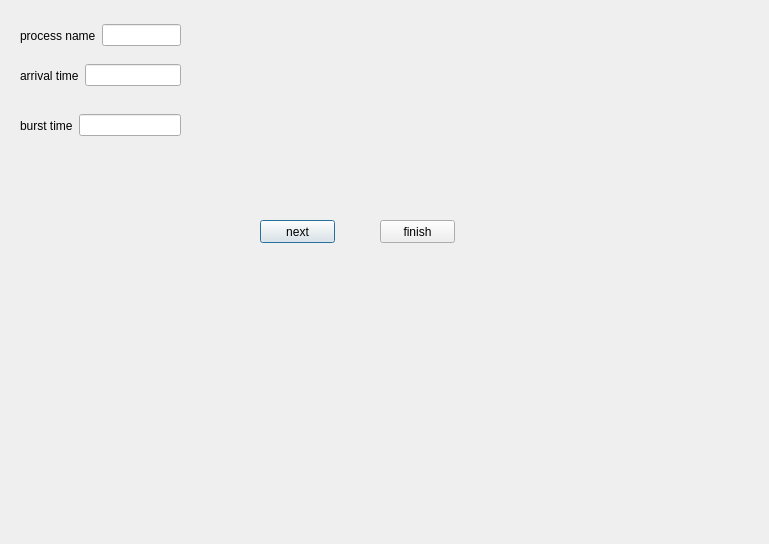
<?xml version="1.0" encoding="UTF-8"?>
<ui version="4.0">
 <class>preemptive</class>
 <widget class="QDialog" name="preemptive">
  <property name="geometry">
   <rect>
    <x>0</x>
    <y>0</y>
    <width>769</width>
    <height>544</height>
   </rect>
  </property>
  <property name="windowTitle">
   <string>Dialog</string>
  </property>
  <widget class="QWidget" name="layoutWidget">
   <property name="geometry">
    <rect>
     <x>20</x>
     <y>20</y>
     <width>161</width>
     <height>31</height>
    </rect>
   </property>
   <layout class="QHBoxLayout" name="horizontalLayout">
    <item>
     <widget class="QLabel" name="label">
      <property name="text">
       <string>process name</string>
      </property>
     </widget>
    </item>
    <item>
     <widget class="QLineEdit" name="lineEdit_name5"/>
    </item>
   </layout>
  </widget>
  <widget class="QWidget" name="layoutWidget_2">
   <property name="geometry">
    <rect>
     <x>20</x>
     <y>60</y>
     <width>161</width>
     <height>31</height>
    </rect>
   </property>
   <layout class="QHBoxLayout" name="horizontalLayout_2">
    <item>
     <widget class="QLabel" name="label_2">
      <property name="text">
       <string>arrival time</string>
      </property>
     </widget>
    </item>
    <item>
     <widget class="QLineEdit" name="lineEdit_arrival5"/>
    </item>
   </layout>
  </widget>
  <widget class="QPushButton" name="PB_next">
   <property name="geometry">
    <rect>
     <x>260</x>
     <y>220</y>
     <width>75</width>
     <height>23</height>
    </rect>
   </property>
   <property name="text">
    <string>next</string>
   </property>
  </widget>
  <widget class="QPushButton" name="PB_finish">
   <property name="geometry">
    <rect>
     <x>380</x>
     <y>220</y>
     <width>75</width>
     <height>23</height>
    </rect>
   </property>
   <property name="text">
    <string>finish</string>
   </property>
  </widget>
  <widget class="QWidget" name="layoutWidget_3">
   <property name="geometry">
    <rect>
     <x>20</x>
     <y>100</y>
     <width>161</width>
     <height>51</height>
    </rect>
   </property>
   <layout class="QHBoxLayout" name="horizontalLayout_3">
    <item>
     <widget class="QLabel" name="label_3">
      <property name="text">
       <string>burst time</string>
      </property>
     </widget>
    </item>
    <item>
     <widget class="QLineEdit" name="lineEdit_burst5"/>
    </item>
   </layout>
  </widget>
 </widget>
 <tabstops>
  <tabstop>lineEdit_name5</tabstop>
  <tabstop>lineEdit_arrival5</tabstop>
  <tabstop>lineEdit_burst5</tabstop>
  <tabstop>PB_next</tabstop>
  <tabstop>PB_finish</tabstop>
 </tabstops>
 <resources/>
 <connections/>
</ui>
